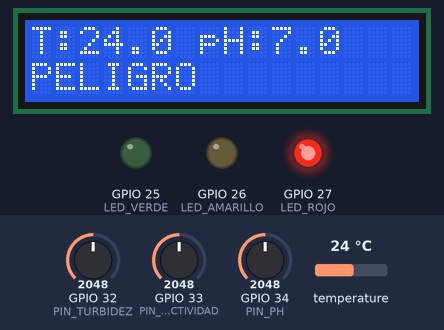
Bench run of a program on a simulated ESP32. Shown: 16×2 character LCD, output pins drawn as LEDs (lit = HIGH). Inputs (shaded band) come from the test bench; at power-on: temperature 24 °C, GPIO 34 (PIN_PH) = 2048, GPIO 32 (PIN_TURBIDEZ) = 2048, GPIO 33 (PIN_CONDUCTIVIDAD) = 2048. WiFi joins after 1.5 s; servers stay silent unless stated; what the program prints to the serial monitor is not drawn.

Above: at 6.4 s.
6.5 s: temperature set to 12 °C
At 9.0 s:
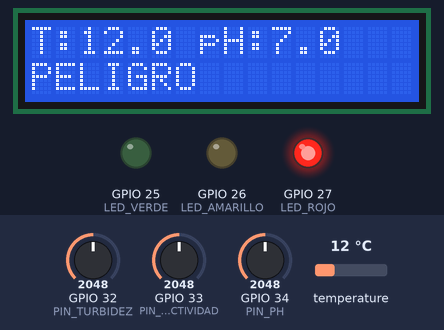
9.6 s: GPIO 34 (PIN_PH) set to 2866
At 10.8 s:
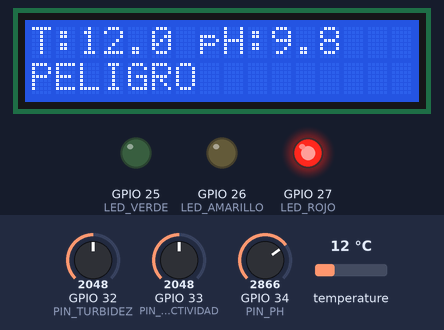
12.5 s: temperature set to 19 °C
At 13.8 s:
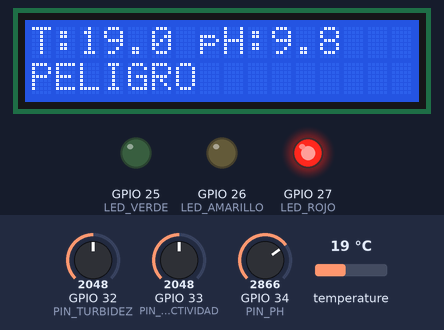
15.4 s: GPIO 34 (PIN_PH) set to 3972
At 17.5 s:
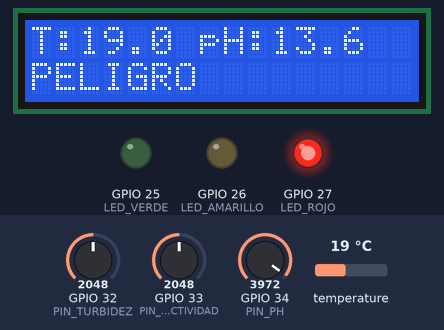
21.6 s: temperature set to 28 °C
At 22.4 s:
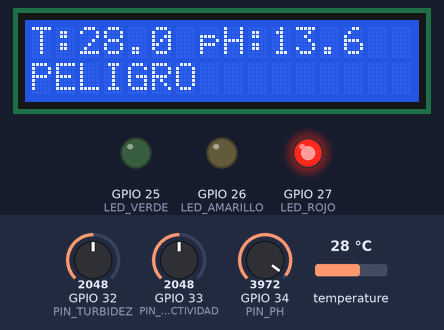
Timing chart, 0 to 24.6 s (numbered marks = the images above; inputs shaded):
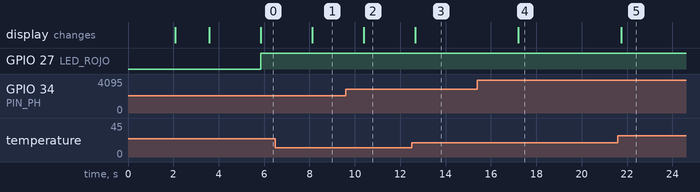

The program:

main.cpp
```cpp
#include <Arduino.h>
#include <WiFi.h>
#include <OneWire.h>
#include <DallasTemperature.h>
#include <LiquidCrystal.h>

//  WIFI
const char* ssid     = "sc-3ed0";
const char* password = "Q1AM6LZDT2M1";

//  PINES
#define ONE_WIRE_BUS       4
#define PIN_TURBIDEZ      32
#define PIN_CONDUCTIVIDAD 33
#define PIN_PH            34

#define LED_VERDE     25
#define LED_AMARILLO  26
#define LED_ROJO      27

//  LCD
LiquidCrystal lcd(19, 23, 18, 17, 16, 15);

//  SENSOR TEMP
OneWire oneWire(ONE_WIRE_BUS);
DallasTemperature sensors(&oneWire);

//  VARIABLES
float tempC = 0;
int turbidez = 0;
int conductividad = 0;
float ph = 0;

String nivelAlerta = "";
String msgEstado = "";

//
// 1. initWiFi()
//
void initWiFi() {
  WiFi.begin(ssid, password);
  lcd.clear();
  lcd.print("Conectando WiFi");

  int intentos = 0;
  while (WiFi.status() != WL_CONNECTED && intentos < 20) {
    delay(500);
    intentos++;
  }

  lcd.clear();
  if (WiFi.status() == WL_CONNECTED) {
    lcd.print("WiFi OK");
  } else {
    lcd.print("Sin WiFi");
  }
  delay(1500);
}

//
// 2. readSensors()
//
void readSensors() {

  sensors.requestTemperatures();
  tempC = sensors.getTempCByIndex(0);

  if (tempC == -127.00) {
    tempC = 25;
  }

  turbidez = analogRead(PIN_TURBIDEZ);
  conductividad = analogRead(PIN_CONDUCTIVIDAD);

  int rawPH = analogRead(PIN_PH);
  ph = map(rawPH, 0, 4095, 0, 1400) / 100.0;

  if (ph < 0 || ph > 14) ph = 7;
}


// 3. controlActuators()

void controlActuators() {

  digitalWrite(LED_VERDE, LOW);
  digitalWrite(LED_AMARILLO, LOW);
  digitalWrite(LED_ROJO, LOW);

  bool peligro =
    (tempC > 50) ||
    (turbidez > 800) ||
    (conductividad > 800) ||
    (ph < 4.5 || ph > 9.5);

  bool advertencia =
    (tempC < 10 || tempC > 35) ||
    (turbidez > 400) ||
    (conductividad > 400) ||
    (ph < 6 || ph > 8.5);

  if (peligro) {
    digitalWrite(LED_ROJO, HIGH);
    nivelAlerta = "PELIGRO";
    msgEstado   = "NO CONSUMIR";
  }
  else if (advertencia) {
    digitalWrite(LED_AMARILLO, HIGH);
    nivelAlerta = "ADVERTENCIA";
    msgEstado   = "REVISAR";
  }
  else {
    digitalWrite(LED_VERDE, HIGH);
    nivelAlerta = "CONSUMIBLE";
    msgEstado   = "APTA";
  }

  // LCD
  lcd.clear();
  lcd.setCursor(0, 0);
  lcd.print("T:");
  lcd.print(tempC, 1);
  lcd.print(" pH:");
  lcd.print(ph, 1);

  lcd.setCursor(0, 1);
  lcd.print(nivelAlerta);

  delay(1500);
}


// 4. sendData()

void sendData() {

  Serial.print("{");
  Serial.print("\"temp\":"); Serial.print(tempC);
  Serial.print(",\"turb\":"); Serial.print(turbidez);
  Serial.print(",\"cond\":"); Serial.print(conductividad);
  Serial.print(",\"ph\":"); Serial.print(ph);
  Serial.print(",\"estado\":\""); Serial.print(nivelAlerta);
  Serial.println("\"}");
}


// 5. handleCommands()

void handleCommands() {

  if (Serial.available()) {
    String cmd = Serial.readStringUntil('\n');
    cmd.trim();

    if (cmd == "ESTADO") {
      Serial.println("Estado actual:");
      Serial.println(nivelAlerta);
    }

    if (cmd == "DATOS") {
      sendData();
    }
  }
}


// SETUP

void setup() {
  Serial.begin(115200);

  pinMode(LED_VERDE, OUTPUT);
  pinMode(LED_AMARILLO, OUTPUT);
  pinMode(LED_ROJO, OUTPUT);

  lcd.begin(16, 2);
  sensors.begin();

  lcd.print("MEDIDOR AGUA");
  delay(2000);

  initWiFi();
}


// LOOP

void loop() {
  handleCommands();
  readSensors();
  controlActuators();
  sendData();
}
```

Measured:
- after the input at 6.5 s, the display: changes after 1.6 s (image 1)
- after the input at 9.6 s, the display: changes after 0.80 s (image 2)
- after the input at 12.5 s, the display: changes after 0.17 s (image 3)
- after the input at 15.4 s, the display: changes after 1.8 s (image 4)
- after the input at 21.6 s, the display: changes after 0.15 s (image 5)
